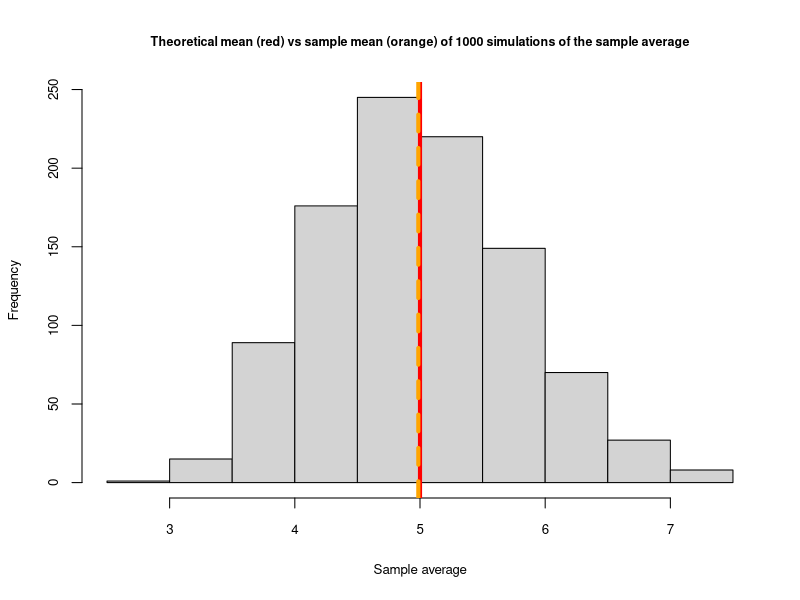
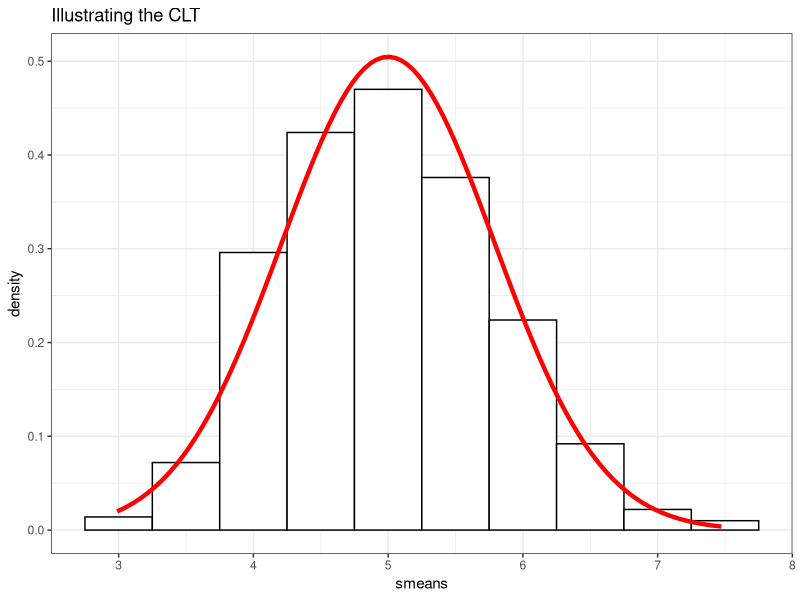
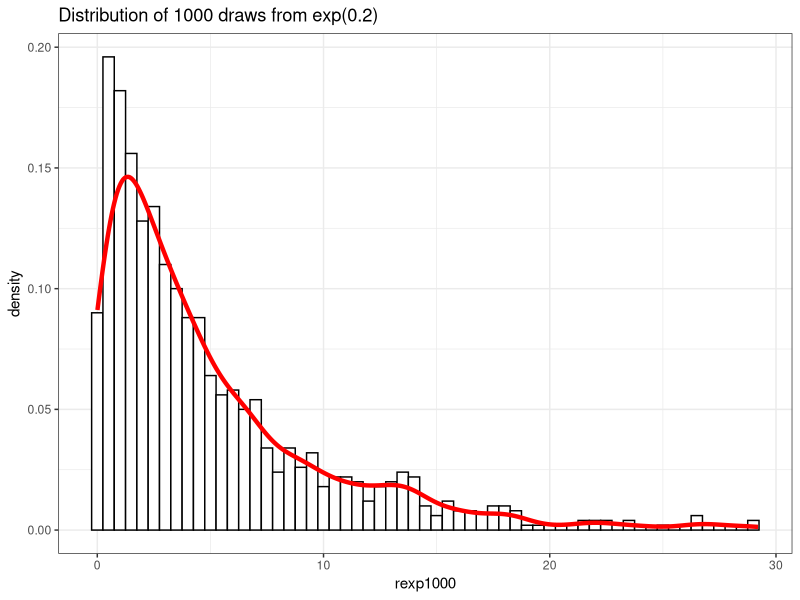

Recreate these plots in R, in order.
## ---- chunk 1
knitr::opts_chunk$set(echo = TRUE)
## ---- chunk 2
simul <- 1000
n <- 40
lambda <- 0.2
set.seed(3)
rdraws <- rexp(n*simul,lambda)
rmatrix <- matrix(rdraws, nrow=simul, ncol=n)
## ---- chunk 3
smeans <- apply(rmatrix,1,mean)
smean <- mean(smeans)
theormean <- 1/lambda
print(c('The sample mean is: ',round(smean,2),'.'))
print(c('The theoretical mean is: ',theormean,'.'))
## ---- chunk 4
par(cex.main=0.75, cex.lab=0.80, cex.axis=0.80)
hist(smeans,xlab="Sample average",
     main="Theoretical mean (red) vs sample mean (orange) of 1000 simulations of the sample average")
abline(v=theormean, lw=4, col="red")
abline(v=smean, lw=4, col="orange", lty=2)
## ---- chunk 5
svar <- var(smeans)
theorvar <- (1/lambda)^2/n
print(c('The sample variance is: ',round(svar,2),'.'))
print(c('The theoretical variance is: ',theorvar,'.'))  
## ---- chunk 6
library(ggplot2)
smeansdf <- as.data.frame(smeans)
g <- ggplot(data=smeansdf,aes(x = smeans))+ labs(title="Illustrating the CLT") 
g <- g + geom_histogram(aes(y = ..density..), fill = "white", binwidth=0.5, colour = "black")
g + stat_function(fun=dnorm,colour="red", 
                  size=1.5, args=list(mean=1/lambda, sd=(1/lambda)/sqrt(n)))+theme_bw()
## ---- chunk 7
rexp1000 <- rexp(n=1000,lambda)
rexp1000df <- as.data.frame(rexp1000)
g <- ggplot(data=rexp1000df,aes(x = rexp1000))+labs(title="Distribution of 1000 draws from exp(0.2)") 
g <- g + geom_histogram(aes(y = ..density..), fill = "white", binwidth=0.5, colour = "black")
g + geom_density(size=1.5, colour="red")+theme_bw()
